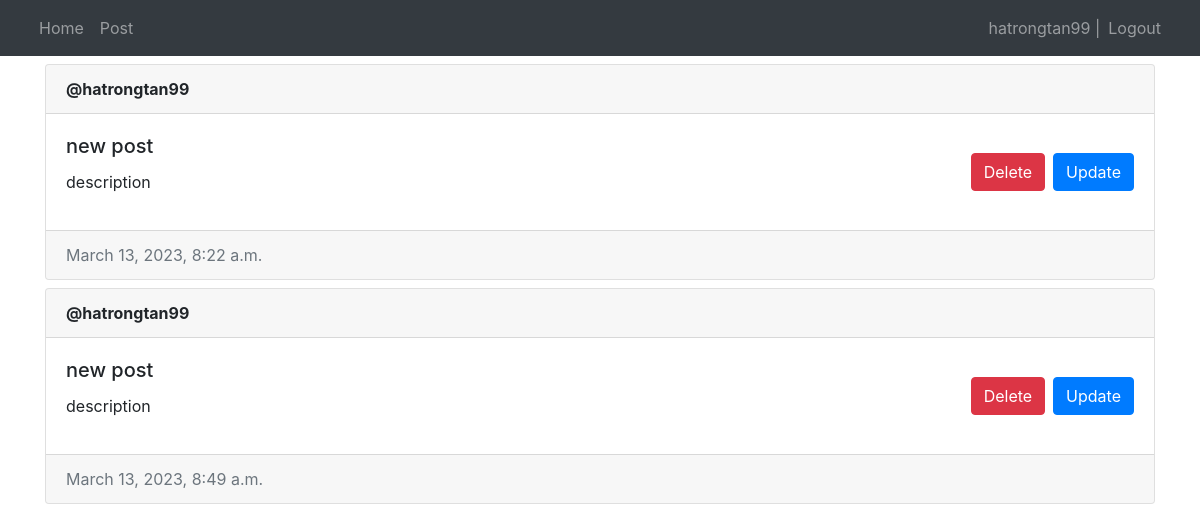
The app's page / (signed in) with its own data.
### main/models.py (models this page shows, shortened)
class Post(models.Model):
    author = models.ForeignKey(User, on_delete=models.CASCADE)
    title = models.CharField(max_length=200)
    description = models.TextField()
    create_at = models.DateTimeField(auto_now_add=True)
    update_at = models.DateTimeField(auto_now=True)

### main/views.py (the view, shortened to what this page needs)
# urls.py: path("", views.HomeView.as_view(), name="home"),
class HomeView(LoginRequiredMixin, View):
    login_url = "/login"
    template_name = "main/home.html"
    def get(self, request):
        context = {
            "posts": Post.objects.all()
        }
        return render(request, self.template_name, context)

### main/templates/main/home.html (shortened to what this page needs)
{% extends "main/base.html" %}
{% block content %}
{% for post in posts %}
<div class="card mt-2">
    <div class="card-header">
        <strong>@{{post.author.username}}</strong>
    </div>
    <div class="card-body d-flex flex-row justify-content-between">
        <div>
            <h5 class="card-title">{{post.title}}</h5>
            <p>{{post.description}}</p>
        </div>
        <div class="d-flex align-items-center">
            {% if user == post.author %}
            <form method="POST"> {% csrf_token %}
                <button class="btn btn-danger" type="submit" value="{{post.id}}" name="post-id">Delete</button>
            </form>
            <button class="btn btn-primary ml-2"><a href="{% url 'update-post' post.id %}"
                    class="text-white">Update</a></button>
            {% endif %}
        </div>
    </div>
    <div class="card-footer text-muted">
        {{post.create_at}}
    </div>
</div>
{% endfor %}
{% endblock content %}

### main/templates/main/base.html (shortened to what this page needs)
<!DOCTYPE html>
<html lang="en">
<head>
    <link rel="stylesheet" href="https://cdn.jsdelivr.net/npm/bootstrap@4.3.1/dist/css/bootstrap.min.css"
>
</head>
<body>
    {% include "main/navbar.html" %}
    <div class="container">
        {% block content %}
        {% endblock %}
    </div>
</body>
</html>

### main/templates/main/navbar.html
<nav class="navbar navbar-expand-lg navbar-dark bg-dark">
    <div class="container-fluid">
        <div>
            <ul class="navbar-nav">
                <li class="navbar-item">
                    <a href="/home" class="nav-link">
                        Home
                    </a>
                </li>
                <li class="navbar-item">
                    <a href="/create-post" class="nav-link">
                        Post
                    </a>
                </li>
            </ul>
        </div>
        <div>
            <ul class="navbar-nav">
                {% if user.is_authenticated %}
                <span class="navbar-text">
                    {{user.username}} |
                </span>
                <li class="navbar-item">
                    <a href="/logout" class="nav-link">
                        Logout
                    </a>
                </li>
                {% else %}
                <li class="navbar-item">
                    <a href="/login" class="nav-link">
                        Login
                    </a>
                </li>
                {% endif %}
            </ul>
        </div>
    </div>
</nav>

### records on screen
Post: author.username "hatrongtan99", title "new post", description "description", {{ post.id }} 15 (drawn), create_at "March 13, 2023, 8:22 a.m."
Post: author.username "hatrongtan99", title "new post", description "description", {{ post.id }} 16 (drawn), create_at "March 13, 2023, 8:49 a.m."

### other values on screen
{{ user.username }} "hatrongtan99"
